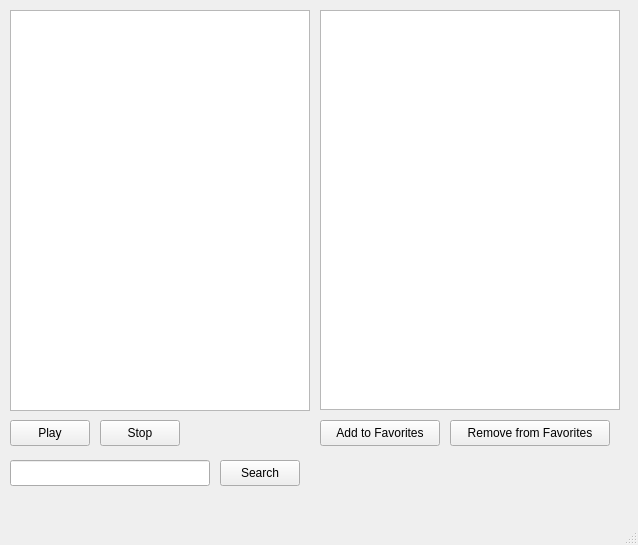
<?xml version="1.0" encoding="UTF-8"?>
<ui version="4.0">
 <class>MainWindow</class>
 <widget class="QMainWindow" name="MainWindow">
  <property name="geometry">
   <rect>
    <x>0</x>
    <y>0</y>
    <width>638</width>
    <height>545</height>
   </rect>
  </property>
  <property name="windowTitle">
   <string>MainWindow</string>
  </property>
  <widget class="QWidget" name="centralwidget">
   <widget class="QListWidget" name="listWidgetRadios">
    <property name="geometry">
     <rect>
      <x>10</x>
      <y>10</y>
      <width>300</width>
      <height>401</height>
     </rect>
    </property>
   </widget>
   <widget class="QListWidget" name="listWidgetFavorites">
    <property name="geometry">
     <rect>
      <x>320</x>
      <y>10</y>
      <width>300</width>
      <height>400</height>
     </rect>
    </property>
    <property name="selectionMode">
     <enum>QAbstractItemView::SingleSelection</enum>
    </property>
   </widget>
   <widget class="QPushButton" name="buttonPlay">
    <property name="geometry">
     <rect>
      <x>10</x>
      <y>420</y>
      <width>80</width>
      <height>26</height>
     </rect>
    </property>
    <property name="text">
     <string>Play</string>
    </property>
   </widget>
   <widget class="QPushButton" name="buttonStop">
    <property name="geometry">
     <rect>
      <x>100</x>
      <y>420</y>
      <width>80</width>
      <height>26</height>
     </rect>
    </property>
    <property name="text">
     <string>Stop</string>
    </property>
   </widget>
   <widget class="QPushButton" name="buttonAddToFavorites">
    <property name="geometry">
     <rect>
      <x>320</x>
      <y>420</y>
      <width>120</width>
      <height>26</height>
     </rect>
    </property>
    <property name="text">
     <string>Add to Favorites</string>
    </property>
   </widget>
   <widget class="QPushButton" name="buttonRemoveFromFavorites">
    <property name="geometry">
     <rect>
      <x>450</x>
      <y>420</y>
      <width>160</width>
      <height>26</height>
     </rect>
    </property>
    <property name="text">
     <string>Remove from Favorites</string>
    </property>
   </widget>
   <widget class="QLineEdit" name="lineEditSearch">
    <property name="geometry">
     <rect>
      <x>10</x>
      <y>460</y>
      <width>200</width>
      <height>26</height>
     </rect>
    </property>
   </widget>
   <widget class="QPushButton" name="buttonSearch">
    <property name="geometry">
     <rect>
      <x>220</x>
      <y>460</y>
      <width>80</width>
      <height>26</height>
     </rect>
    </property>
    <property name="text">
     <string>Search</string>
    </property>
   </widget>
  </widget>
  <widget class="QMenuBar" name="menubar">
   <property name="geometry">
    <rect>
     <x>0</x>
     <y>0</y>
     <width>638</width>
     <height>23</height>
    </rect>
   </property>
  </widget>
  <widget class="QStatusBar" name="statusbar"/>
 </widget>
 <resources/>
 <connections>
  <connection>
   <sender>buttonPlay</sender>
   <signal>clicked()</signal>
   <receiver>MainWindow</receiver>
   <slot>on_buttonPlay_clicked()</slot>
   <hints>
    <hint type="sourcelabel">
     <x>20</x>
     <y>20</y>
    </hint>
    <hint type="destinationlabel">
     <x>20</x>
     <y>20</y>
    </hint>
   </hints>
  </connection>
  <connection>
   <sender>buttonStop</sender>
   <signal>clicked()</signal>
   <receiver>MainWindow</receiver>
   <slot>on_buttonStop_clicked()</slot>
   <hints>
    <hint type="sourcelabel">
     <x>20</x>
     <y>20</y>
    </hint>
    <hint type="destinationlabel">
     <x>20</x>
     <y>20</y>
    </hint>
   </hints>
  </connection>
  <connection>
   <sender>buttonAddToFavorites</sender>
   <signal>clicked()</signal>
   <receiver>MainWindow</receiver>
   <slot>on_buttonAddToFavorites_clicked()</slot>
   <hints>
    <hint type="sourcelabel">
     <x>20</x>
     <y>20</y>
    </hint>
    <hint type="destinationlabel">
     <x>20</x>
     <y>20</y>
    </hint>
   </hints>
  </connection>
  <connection>
   <sender>buttonRemoveFromFavorites</sender>
   <signal>clicked()</signal>
   <receiver>MainWindow</receiver>
   <slot>on_buttonRemoveFromFavorites_clicked()</slot>
   <hints>
    <hint type="sourcelabel">
     <x>20</x>
     <y>20</y>
    </hint>
    <hint type="destinationlabel">
     <x>20</x>
     <y>20</y>
    </hint>
   </hints>
  </connection>
  <connection>
   <sender>buttonSearch</sender>
   <signal>clicked()</signal>
   <receiver>MainWindow</receiver>
   <slot>on_buttonSearch_clicked()</slot>
   <hints>
    <hint type="sourcelabel">
     <x>20</x>
     <y>20</y>
    </hint>
    <hint type="destinationlabel">
     <x>20</x>
     <y>20</y>
    </hint>
   </hints>
  </connection>
 </connections>
 <slots>
  <slot>on_buttonPlay_clicked()</slot>
  <slot>on_buttonStop_clicked()</slot>
  <slot>on_buttonAddToFavorites_clicked()</slot>
  <slot>on_buttonRemoveFromFavorites_clicked()</slot>
  <slot>on_buttonSearch_clicked()</slot>
 </slots>
</ui>
